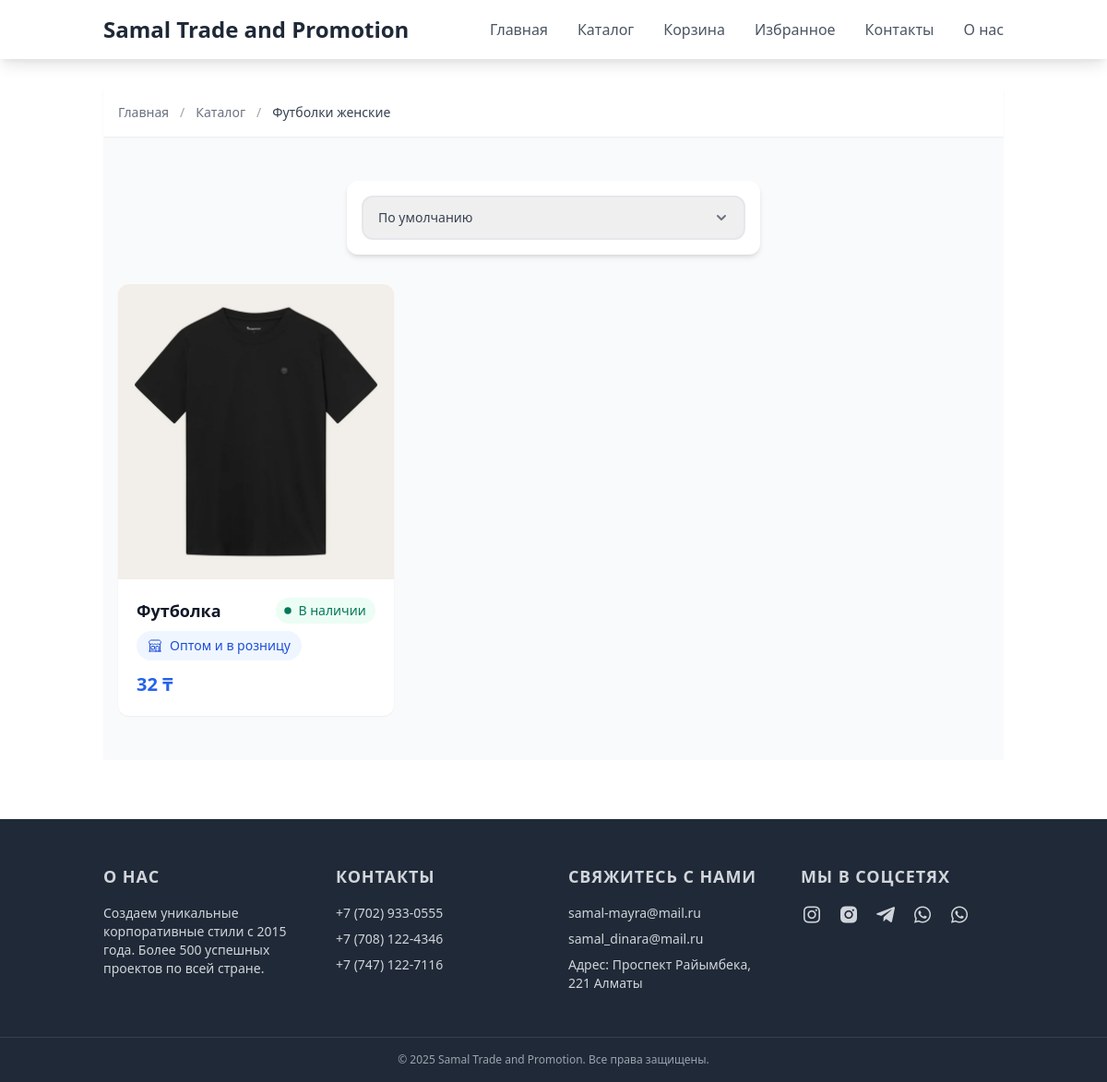
The app's page /category/futbolki-jenskiye/ with its own data.
### samal/models.py (models this page shows, shortened)
class Category(models.Model):
    name = models.CharField(max_length=255, verbose_name='Название')
    slug = models.SlugField(max_length=255, unique=True, verbose_name='URL')
    image = models.ImageField(upload_to='category_images/', blank=True, null=True, verbose_name='Изображение')
    class Meta:
        verbose_name = 'Категория'
        verbose_name_plural = 'Категории'

class Product(models.Model):
    name = models.CharField(max_length=255, verbose_name='Название')
    slug = models.SlugField(max_length=255, unique=True, verbose_name='URL')
    image = models.ImageField(upload_to='product_images/', blank=True, null=True, verbose_name='Изображение')
    price = models.DecimalField(max_digits=10, decimal_places=2, verbose_name='Цена', blank=True, null=True)
    UNIT_CHOICES = [
        ('pcs', 'шт'),
        ('kg', 'кг'),
    ]
    unit = models.CharField(
        max_length=3,
        choices=UNIT_CHOICES,
        default='pcs',
        verbose_name='Единица измерения'
    )
    category = models.ForeignKey(Category, on_delete=models.CASCADE, verbose_name='Категория')
    description = models.TextField(verbose_name='Описание', blank=True)
    created_at = models.DateTimeField(auto_now_add=True, verbose_name='Дата создания')
    updated_at = models.DateTimeField(auto_now=True, verbose_name='Дата обновления')
    AVAILABILITY_CHOICES = [
        ('in_stock', 'В наличии'),
        ('on_order', 'Под заказ'),
    ]
    availability = models.CharField(
        max_length=10,
        choices=AVAILABILITY_CHOICES,
        default='in_stock',
        verbose_name='Наличие'
    )
    expected_delivery = models.CharField(max_length=50, blank=True, verbose_name='Срок поставки')
    class Meta:
        verbose_name = 'Продукт'
        verbose_name_plural = 'Продукты'

### samal/views.py (the view)
# urls.py: path('category/<slug:slug>/', category_detail, name='category_detail'),
def category_detail(request, slug):
    category = get_object_or_404(Category, slug=slug)
    products_list = Product.objects.filter(category=category)
    sort_option = request.GET.get('sort', '')
    if sort_option == 'price_asc':
        products_list = products_list.order_by('price')
    elif sort_option == 'price_desc':
        products_list = products_list.order_by('-price')
    elif sort_option == 'newest':
        products_list = products_list.order_by('-created_at')
    paginator = Paginator(products_list, 6)
    page = request.GET.get('page')
    try:
        products = paginator.page(page)
    except PageNotAnInteger:
        products = paginator.page(1)
    except EmptyPage:
        products = paginator.page(paginator.num_pages)
    context = {
        'category': category,
        'products': products,
        'sort_option': sort_option,
    }
    return render(request, 'samal/category_detail.html', context)

### templates/samal/category_detail.html (shortened to what this page needs)
{% extends 'base.html' %}
{% load static %}
{% block content %}
<div class="bg-gray-50">
    <nav class="bg-white shadow-sm">
        <div class="container mx-auto px-4 py-4">
            <ol class="flex items-center space-x-3 text-sm">
                <li>
                    <a href="{% url 'home' %}" class="text-gray-500 hover:text-gray-700 transition-colors duration-200">
                        Главная
                    </a>
                </li>
                <li class="text-gray-400">/</li>
                <li>
                    <a href="{% url 'category' %}" class="text-gray-500 hover:text-gray-700 transition-colors duration-200">
                        Каталог
                    </a>
                </li>
                <li class="text-gray-400">/</li>
                <li class="text-gray-700 font-medium">{{ category.name }}</li>
            </ol>
        </div>
    </nav>
    <div class="container mx-auto px-4 py-12">
        <div class="lg:flex lg:gap-8">
            <main class="flex-1">
                <div class="mb-8 bg-white rounded-xl shadow-md hover:shadow-lg transition-shadow duration-200 p-4 w-full max-w-md mx-auto">
                    <div class="flex items-center justify-center">
                        <form method="GET" class="relative w-full">
                            <select name="sort"
                                    class="w-full pl-4 pr-12 py-3 text-sm font-medium text-gray-700 border-2 border-gray-200
                                           hover:border-gray-300 focus:border-blue-500 focus:ring-2 focus:ring-blue-500
                                           focus:ring-offset-2 rounded-xl transition-all cursor-pointer appearance-none"
                                    onchange="this.form.submit()">
                                <option value=''>По умолчанию</option>
                            </select>
                            <div class="absolute inset-y-0 right-0 flex items-center px-4 pointer-events-none">
                            </div>
                        </form>
                    </div>
                </div>
                <div class="grid grid-cols-1 sm:grid-cols-2 lg:grid-cols-3 gap-6">
                    {% for product in products %}
                    <div class="group bg-white rounded-xl shadow-sm hover:shadow-lg transition-all duration-300 ease-out">
                        <a href="{% url 'product_detail' product.slug %}" class="block overflow-hidden rounded-t-xl">
                            <div class="relative h-80 overflow-hidden">
                                <img src="{{ product.image.url }}"
                                     alt="{{ product.name }}"
                                     class="w-full h-full object-cover transform transition-transform duration-300 group-hover:scale-105">
                            </div>
                        </a>
                        <div class="p-5">
                            <div class="flex items-start justify-between gap-3 mb-2">
                                <h3 class="flex-1 font-semibold text-gray-900 text-lg">
                                    <a href="{% url 'product_detail' product.slug %}"
                                       class="hover:text-blue-600 transition-colors">
                                        {{ product.name }}
                                    </a>
                                </h3>
                                <div class="flex-shrink-0">
                                    {% if product.availability == 'in_stock' %}
                                    <span class="inline-flex items-center py-1 pl-2 pr-2.5 rounded-full bg-green-50 text-green-700 text-sm font-medium">
                                        <svg class="w-2.5 h-2.5 mr-1.5 shrink-0" fill="currentColor" viewBox="0 0 8 8">
                                            <circle cx="4" cy="4" r="3"/>
                                        </svg>
                                        {{ product.get_availability_display }}
                                    </span>
                                    {% endif %}
                                </div>
                            </div>
                            <div class="mb-3">
                                <span class="inline-flex items-center h-8 px-3 rounded-full bg-blue-50 text-blue-700 text-sm font-medium">
                                    Оптом и в розницу
                                </span>
                            </div>
                            <div class="flex items-center justify-between">
                                <span class="text-xl font-bold text-blue-600">
                                    {{ product.price|floatformat:"-2" }} ₸
                                </span>
                            </div>
                        </div>
                    </div>
                    {% endfor %}
                </div>
            </main>
        </div>
    </div>
</div>
{% endblock %}

### templates/base.html (style rules this page uses)
body { @apply bg-gray-100; }

### records on screen
Category: name "Футболки женские"
Product: image (picture), name "Футболка", availability "В наличии", price "32"
